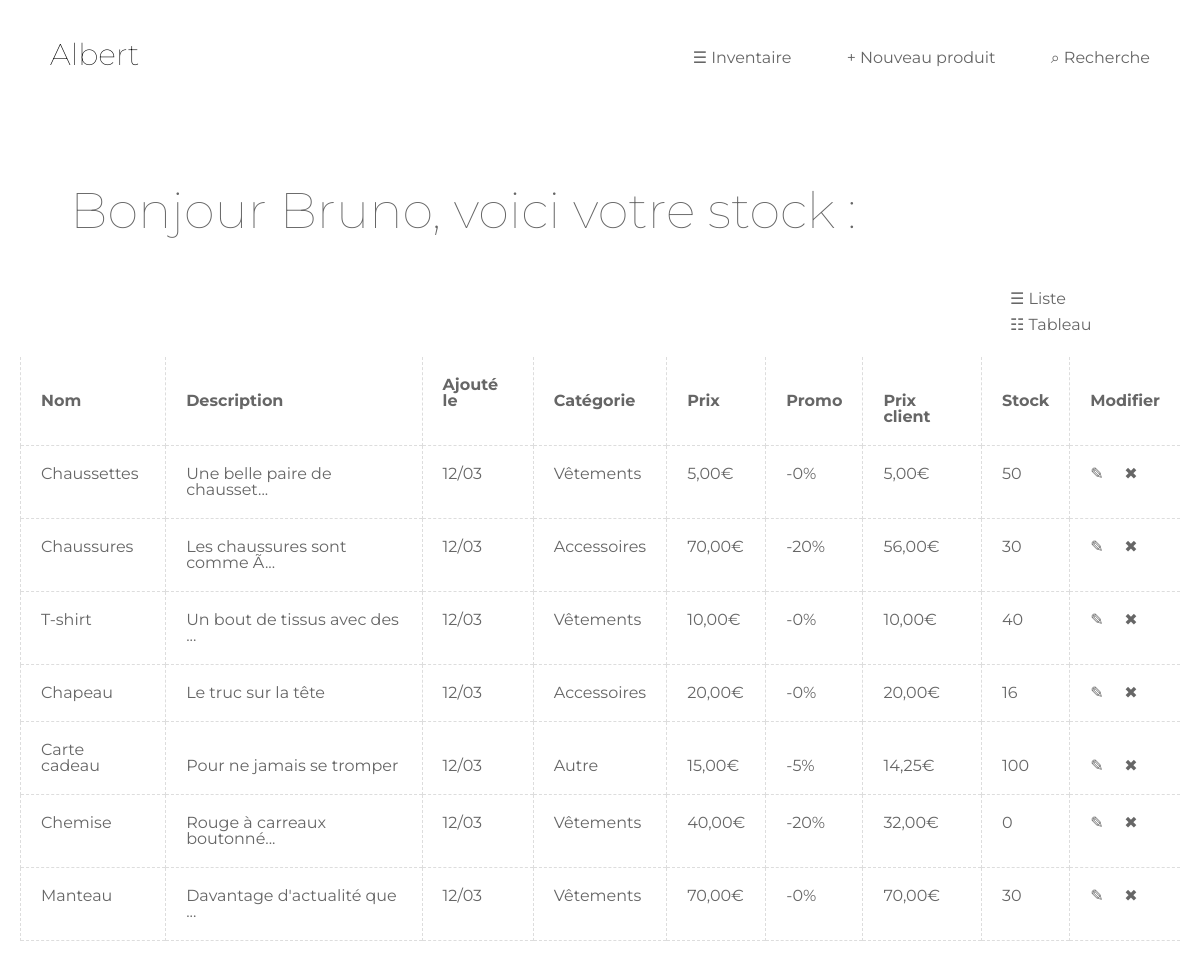
The app's page /inventory.php?view=table&sortby=id with its own data.
### tables this page shows
CREATE TABLE IF NOT EXISTS `products` (
  `id` int(11) NOT NULL,
  `name` varchar(255) NOT NULL,
  `description` text NOT NULL,
  `add_date` timestamp NOT NULL DEFAULT CURRENT_TIMESTAMP,
  `category` varchar(255) NOT NULL,
  `price` float NOT NULL,
  `promo` float NOT NULL,
  `number_left` int(11) NOT NULL
);

### includes/table.php (the view)
<table>
	<tr>
		<th class="<?= $sortBy=="name" ? "sorting" : ""?>"><a href="?sortby=name&view=table" title="Trier par nom">Nom</a></th>
		<th class="<?= $sortBy=="description" ? "sorting" : ""?>"><a href="?sortby=description&view=table" title="Trier par description">Description</a></th>
		<th class="<?= $sortBy=="add_date" ? "sorting" : ""?>"><a href="?sortby=add_date&view=table" title="Trier par Date d'ajout">Ajouté le</a></th>
		<th class="<?= $sortBy=="category" ? "sorting" : ""?>"><a href="?sortby=category&view=table" title="Trier par Catégorie">Catégorie</a></th>
		<th class="<?= $sortBy=="price" ? "sorting" : ""?>"><a href="?sortby=price&view=table" title="Trier par Prix">Prix</a></th>
		<th class="<?= $sortBy=="promo" ? "sorting" : ""?>"><a href="?sortby=promo&view=table" title="Trier par Promotion">Promo</a></th>
		<th>Prix client</th>
		<th class="<?= $sortBy=="number_left" ? "sorting" : ""?>"><a href="?sortby=number_left&view=table" title="Trier par nombre restant">Stock</a></th>
		<th>Modifier</th>
	</tr>
	<?php foreach($products as $_product): ?>
		<tr class="<?= $_product->inexact_match ? 'inexact-match' : '' ?>" >
			<td>
				<a href="product.php?p=<?= $_product->id ?>"><?= $_product->name; ?></a>
			</td>
			<td><?=
				strlen($_product->description) > 30 ?
					substr( $_product->description, 0, 27 ).'...' :
					$_product->description;
			?></td>
			<td><?= date( "d/m", strtotime($_product->add_date) ); 		?></td>
			<td><?= $_product->category;		?></td>
			<td><?= number_format( $_product->price, 2, ',', ' ' ) .'€'; ?></td>
			<td><?= '-'.$_product->promo.'%';  ?></td>
			<td><?=
				number_format(
					(float)$_product->price - ( (float)$_product->price * (float)$_product->promo /100 ),
					2, ',', ' '
				) .'€';
			?></td>
			<td><?= $_product->number_left; ?></td>
			<td>
				<a href="edit.php?p=<?= $_product->id ?>">✎</a>
				<a href="?remove=<?= $_product->id ?>">✖</a>
			</td>
		</tr>
	<?php endforeach ?>
</table>

### src/css/style.css (style rules this page uses)
body { font-size: 20px; color: #666; font-family: 'Montserrat', sans-serif; }
a { text-decoration: none; transition: .3s; }
table { font-size: 16px; }
tr { border-bottom: 1px dashed #ddd; transition: .3s; }
th { font-weight: 700; }
td, th { padding: 20px; border-left: 1px dashed #ddd; }
td a, th a { display: inline-block; width: 100%; margin: -20px -20px; padding: 20px; }

### records on screen
products: name "Chaussettes", description "Une belle paire de chausset", add_date "12/03", category "Vêtements", price "5,00", promo "0", (float)$_product->price - ( (float)$_product->price * (float)$_product->promo /100 ) "5,00", number_left "50"
products: name "Chaussures", description "Les chaussures sont comme Ã", add_date "12/03", category "Accessoires", price "70,00", promo "20", (float)$_product->price - ( (float)$_product->price * (float)$_product->promo /100 ) "56,00", number_left "30"
products: name "T-shirt", description "Un bout de tissus avec des", add_date "12/03", category "Vêtements", price "10,00", promo "0", (float)$_product->price - ( (float)$_product->price * (float)$_product->promo /100 ) "10,00", number_left "40"
products: name "Chapeau", description "Le truc sur la tête", add_date "12/03", category "Accessoires", price "20,00", promo "0", (float)$_product->price - ( (float)$_product->price * (float)$_product->promo /100 ) "20,00", number_left "16"
products: name "Carte cadeau", description "Pour ne jamais se tromper", add_date "12/03", category "Autre", price "15,00", promo "5", (float)$_product->price - ( (float)$_product->price * (float)$_product->promo /100 ) "14,25", number_left "100"
products: name "Chemise", description "Rouge à carreaux boutonné", add_date "12/03", category "Vêtements", price "40,00", promo "20", (float)$_product->price - ( (float)$_product->price * (float)$_product->promo /100 ) "32,00", number_left "0"
products: name "Manteau", description "Davantage d'actualité que", add_date "12/03", category "Vêtements", price "70,00", promo "0", (float)$_product->price - ( (float)$_product->price * (float)$_product->promo /100 ) "70,00", number_left "30"

### other values on screen
$username "Bruno"
